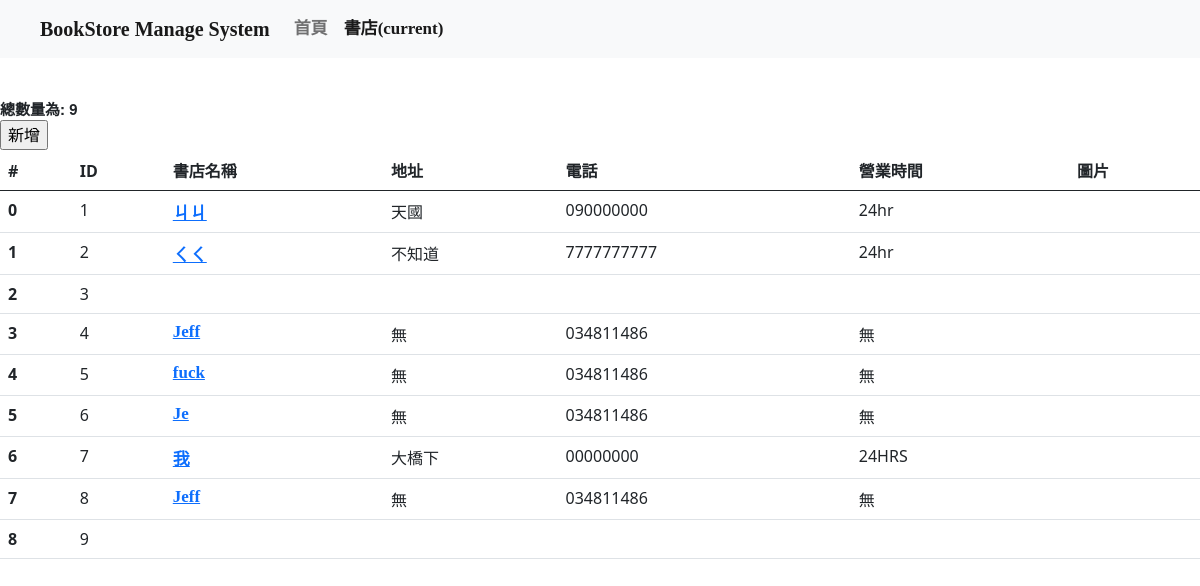
/frontend/content/bookstore.php, run on the app's committed database.
### tables this page shows
CREATE TABLE `bookstores` (
  `id` bigint(15) NOT NULL,
  `name` varchar(255) NOT NULL,
  `address` varchar(255) NOT NULL,
  `phone` varchar(255) NOT NULL,
  `business_hour` varchar(255) NOT NULL,
  `img_url` text DEFAULT NULL
);

### frontend/content/bookstore.php (the view, shortened to what this page needs)
<?php
	include("../function/condb.php");
?>
<html>
<head>
  <link href="https://cdn.jsdelivr.net/npm/bootstrap@5.0.0-beta1/dist/css/bootstrap.min.css" rel="stylesheet">
  <link href="css/jquery.bxslider.min.css" rel="stylesheet" />
</head>
<body>
<nav class="navbar navbar-expand-lg navbar-light bg-light">
  <a id='title' class="navbar-brand" href="../index.php">BookStore Manage System</a>
  <div class="collapse navbar-collapse" id="navbarNavAltMarkup">
    <div class="navbar-nav">
      <a class="nav-item nav-link " href="../index.php">首頁 </a>
      <a class="nav-item nav-link active" href="bookstore.php">書店<span class="sr-only">(current)</span></a>
    </div>
  </div>
</nav>
<div class="content">
	<div class="inner_content">
        <form action = "bookstore_add.php" method = "get">
		<div style="text-align: left;font-family: &quot;Helvetica Neue&quot;,Helvetica,Arial,sans-serif;font-size: 15px;font-weight: bold;">
			總數量為:
			<?php
				$sql = "SELECT COUNT(*) FROM bookstores";
				$stmt =  $db->prepare($sql);
				$error = $stmt->execute();
				if($rowcount = $stmt->fetchColumn())
					echo $rowcount;
			?>
		</div>
		<table class="table">
        <input type = "submit" value="新增">
		  <thead>
			<tr>
			  <th>#</th>
			  <th>ID</th>
			  <th>書店名稱</th>
			  <th>地址</th>
			  <th>電話</th>
			  <th>營業時間</th>
			  <th>圖片</th>
			</tr>
		  </thead>
		  <tbody>
			<?php
				if (isset($_POST["keyword"]))
				{
				}else{
					$sql = "SELECT t.id,t.name TName,t.address,t.phone,t.business_hour,t.img_url FROM `bookstores` t";
					if($stmt = $db->prepare($sql)){
						$stmt->execute();
						for($rows = $stmt->fetchAll(), $count = 0; $count < count($rows); $count++){
			?>
					<tr>
					  <th scope="row"><?php echo $count;?></th>
                      <td><?php echo $rows[$count]['id'];?></td>
					  <td><a href="../content/book.php?bookstore_id=<?php echo $rows[$count]['id'];?>"><?php echo $rows[$count]['TName'];?></a></td>
					  <td><?php echo $rows[$count]['address'];?></td>
					  <td><?php echo $rows[$count]['phone'];?></td>
					  <td><?php echo $rows[$count]['business_hour'];?></td>
                      <td><img class="bimg" src="<?php echo $rows[$count]['img_url'];?>"></img></td>
					</tr>
			<?php
						}
					}
				}
			?>
		  </tbody>
        </table>
        </form>
	</div>
</div>
</body>
</html>

### frontend/content/bookstore.php (style rules this page uses)
body { margin: 0px; }
a { text-decoration: none; color: white; font-family: 微軟正黑體,新細明體,標楷體; font-weight: bold; font-size: 17px; }
.content { position: relative; word-wrap: break-word; width: 100%; top: 40px; }
#title { margin-left : 40px; }

### data on the page
bookstores: id "1", name "ㄐㄐ", address "天國", phone "090000000", business_hour "24hr"
bookstores: id "2", name "ㄑㄑ", address "不知道", phone "7777777777", business_hour "24hr"
bookstores: id "3"
bookstores: id "4", name "Jeff", address "無", phone "034811486", business_hour "無"
bookstores: id "5", name "fuck", address "無", phone "034811486", business_hour "無"
bookstores: id "6", name "Je", address "無", phone "034811486", business_hour "無"
bookstores: id "7", name "我", address "大橋下", phone "00000000", business_hour "24HRS"
bookstores: id "8", name "Jeff", address "無", phone "034811486", business_hour "無"
bookstores: id "9"

### other printed values
$rowcount "9"
